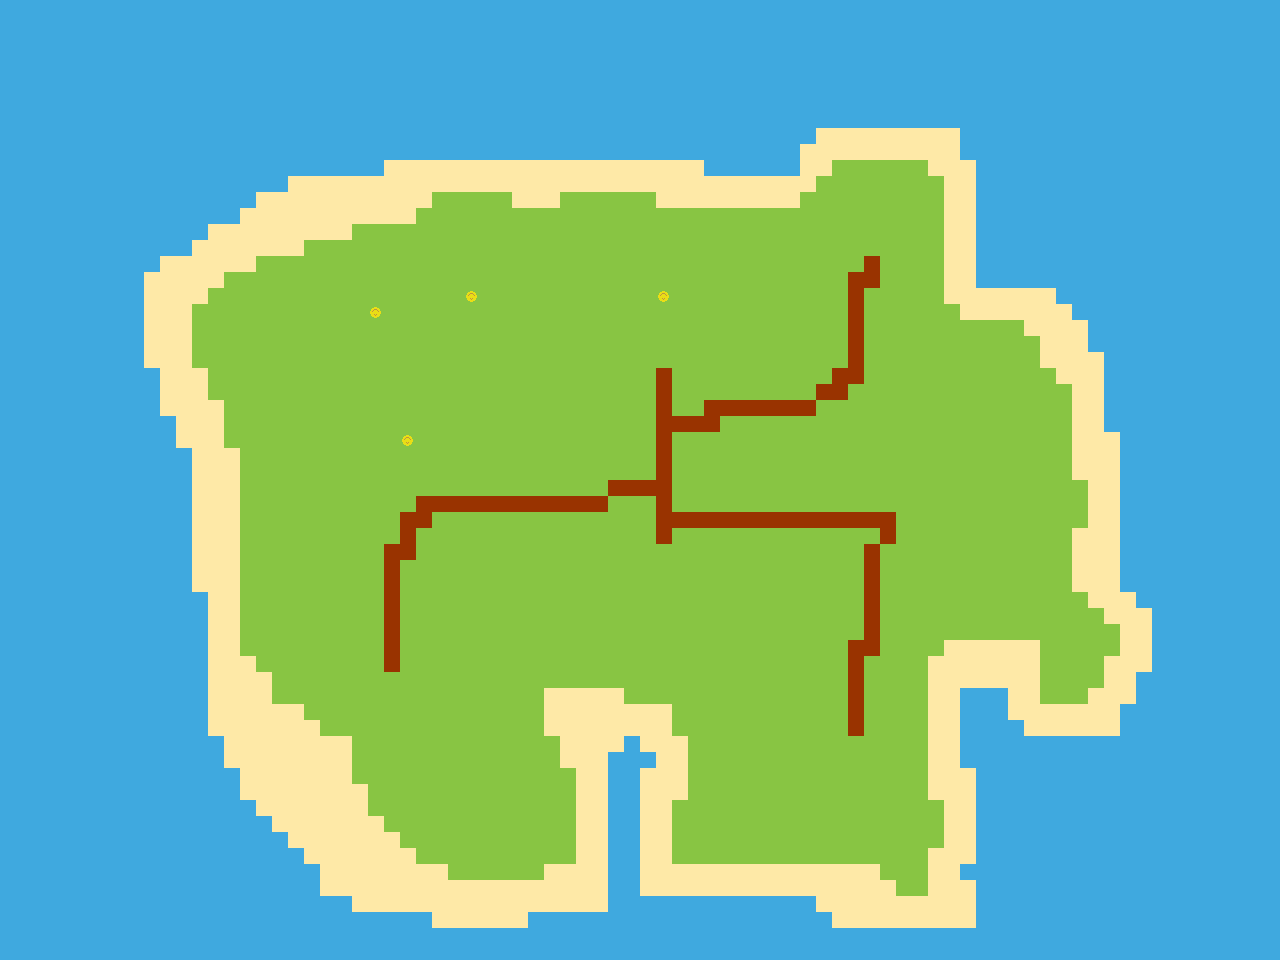

Tiled map render using the project's own tile images. Description and the map definition, with tile-layer contents summarised, below:
An orthogonal 80x60 tile map with 16x16 px tiles, 1 tile layer (Tile Layer 1).

<map version="2017.05.16" orientation="orthogonal" renderorder="right-down" width="80" height="60" tilewidth="16" tileheight="16" nextobjectid="1">
 <tileset firstgid="1" source="snakeheart tiles.tsx" />
 <layer name="Tile Layer 1" width="80" height="60">
  <data>[4800 cells, 4800 non-empty, 5 distinct tile ids]</data>
 </layer>
</map>